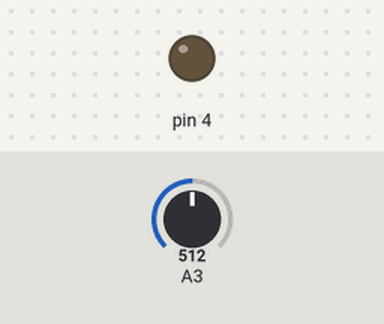
Simulated run of this sketch. Board: Arduino Uno, built with avr-gcc and run on an emulated ATmega328P. On the bench: output pins drawn as LEDs (lit = HIGH). Inputs (shaded band) come from the test bench; at power-on: A3 = 512.

Above: at 1.2 s.
1.3 s: A3 set to 54
2.8 s: A3 set to 47
At 4.0 s:
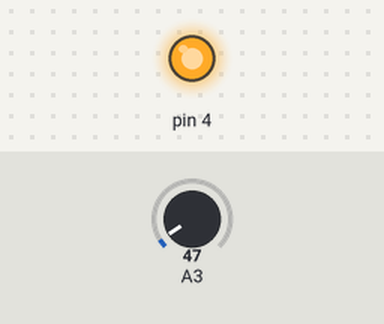
4.3 s: A3 set to 122
At 5.4 s:
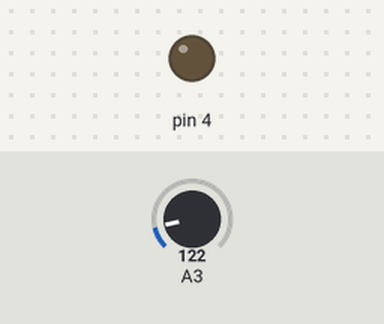
5.8 s: A3 set to 40
At 6.5 s:
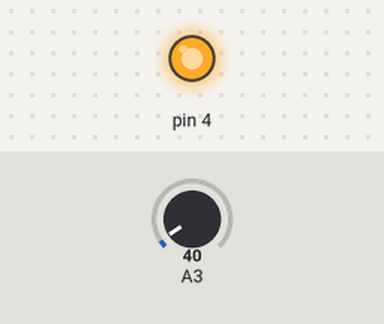
Timing chart, 0 to 8.3 s (numbered marks = the images above; inputs shaded):
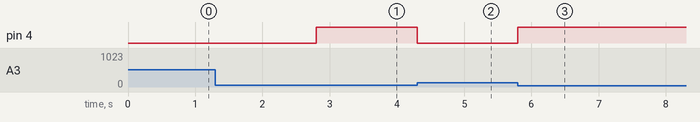

Measured:
- the behaviour switches between 50 and 49 on A3 (found by bisection; images 0 and 1)
- after the input at 1.3 s, every drawn part: stays the same
- after the input at 2.8 s, pin 4: LOW → HIGH at once
- after the input at 4.3 s, pin 4: HIGH → LOW at once
- after the input at 5.8 s, pin 4: LOW → HIGH at once

The sketch:

autoOpaningGate.ino
```cpp
void setup() {
  pinMode(3, INPUT);
  pinMode(4, OUTPUT);
}

void loop() {
  int x = analogRead(3);
  if (x < 50) {
    digitalWrite(4, HIGH);
  } else {
    digitalWrite(4, LOW);
  }
}
```
